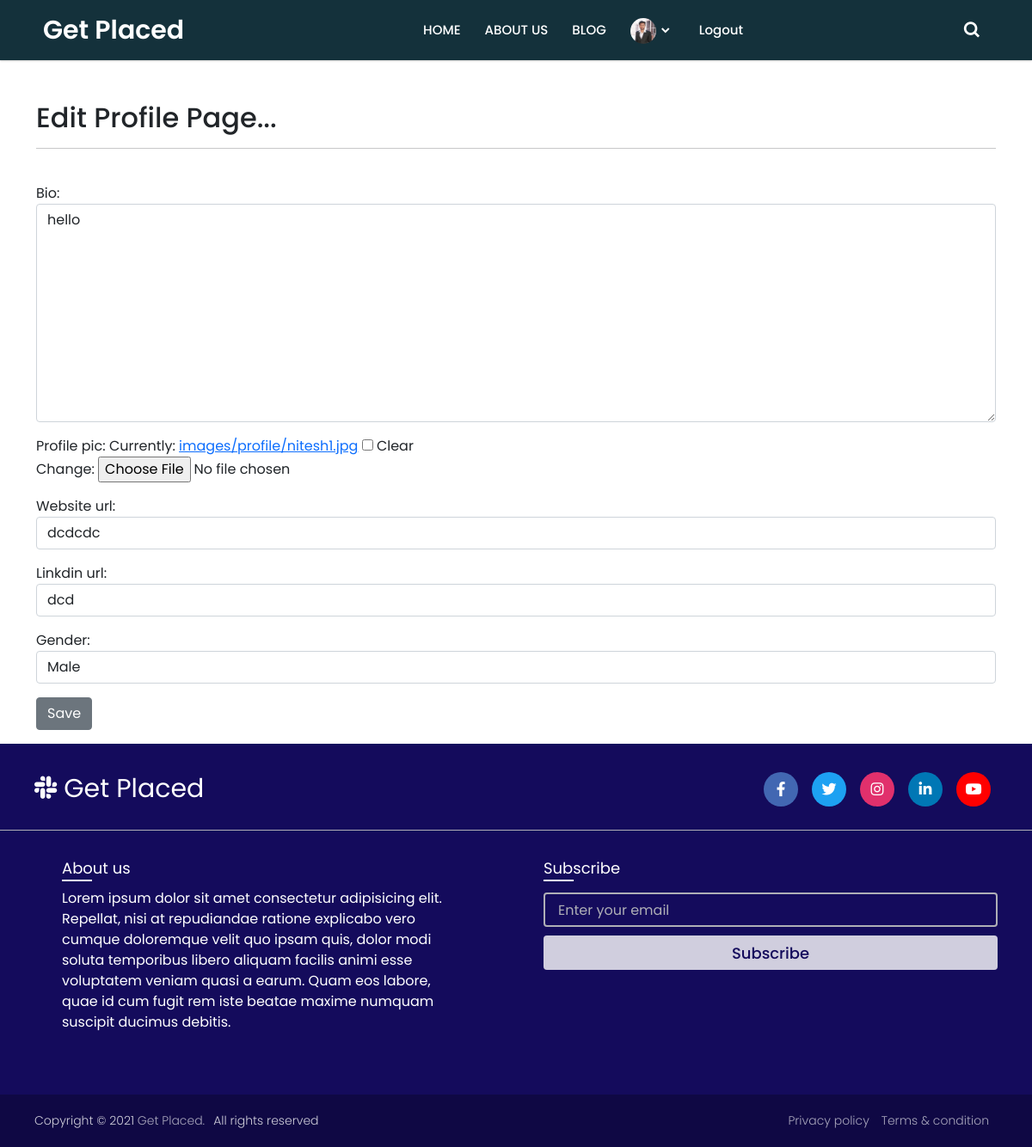
The page /1/edit_profile/ (signed in) on the database as committed earlier.
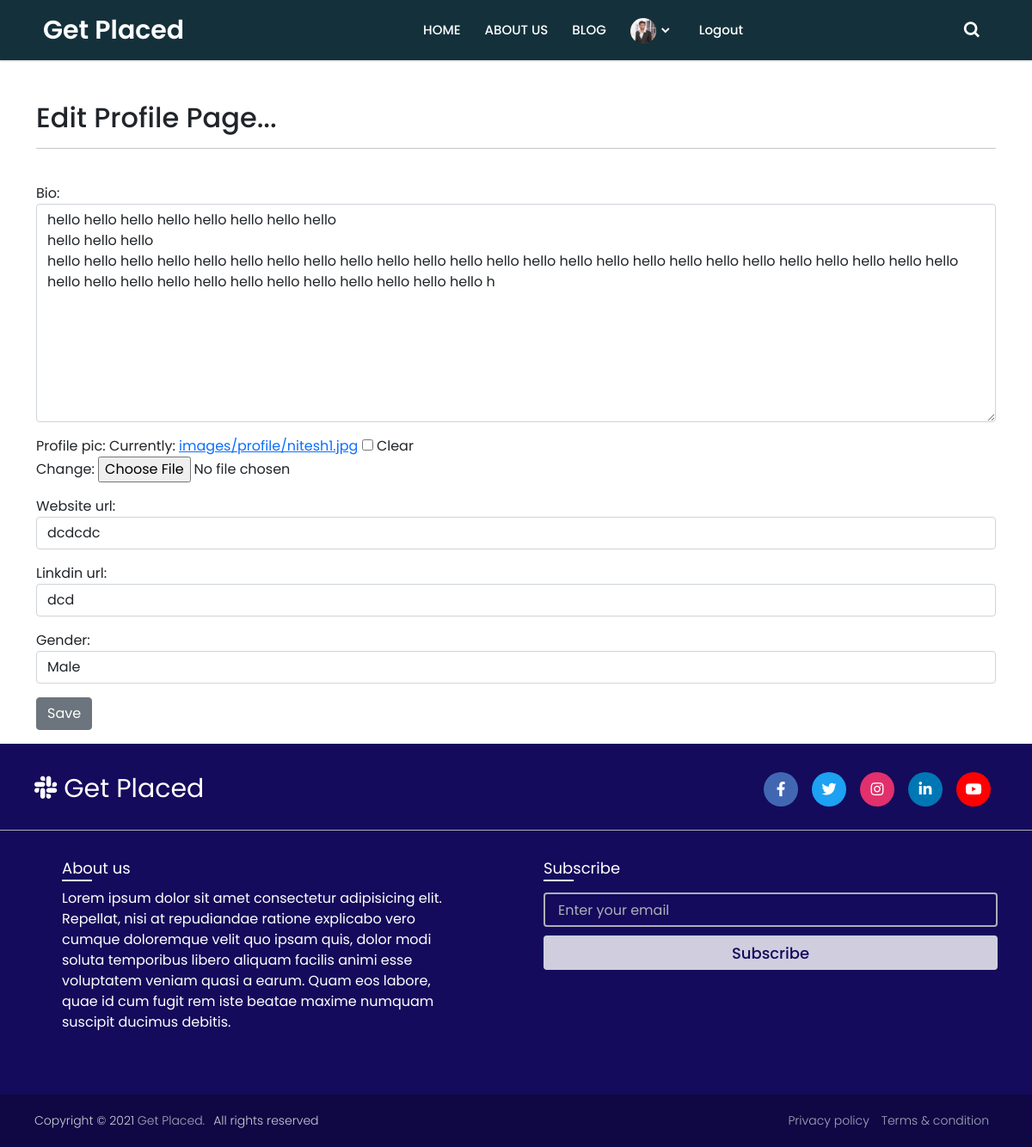
The same page on the database as committed later.
### app/models.py (models this page shows, shortened)
class Profile(models.Model):
    user = models.OneToOneField(User,null=True, on_delete=models.CASCADE)
    bio = models.TextField()
    profile_pic = models.ImageField(null=True, blank=True, upload_to="images/profile/")
    website_url = models.CharField(max_length=255,null=True, blank=True)
    linkdin_url = models.CharField(max_length=255,null=True, blank=True)
    Gender = models.CharField(choices=GENDER,max_length=50)

### app/views.py (the view)
# urls.py: path('<int:pk>/edit_profile/',views.EditProfilePageView.as_view(),name="edit_profile"),
class EditProfilePageView(UpdateView):
    model = Profile
    form_class = EditProfileFormPage
    template_name = 'account/edit_profile_page.html'
    success_url = reverse_lazy('home')

### app/forms.py
class EditProfileFormPage(forms.ModelForm):
    class Meta:
        model = Profile
        fields =  ('bio','profile_pic','website_url','linkdin_url','Gender')
        widgets = {
                'bio': forms.Textarea(attrs={'class':'form-control','placeholder':'Write a summary about you...'}),
                'website_url': forms.TextInput(attrs={'class':'form-control'}),
                'Gender': forms.Select(attrs={'class':'form-control'}),
                'linkdin_url': forms.TextInput(attrs={'class':'form-control'}),
        }

### app/templates/account/edit_profile_page.html (shortened to what this page needs)
{% extends "app/base.html" %}
{% block main-content %}
{% if user.is_authenticated %}
{% if user.id == profile.user.id %}
<div class="container">
        <h2>Edit Profile Page...</h2><hr><br>
        <div class="form-group mb-3">
            <form action="" method="POST" enctype="multipart/form-data">
            {{form.as_p}}
            <input value="Save" type="submit" class="btn btn-secondary">
            </form>
        </div>
</div>
{% else %}
<h3>You are not the correct user</h3>
{% endif %}
{% else %}
   you're not allowed here
{% endif %}
{% endblock main-content %}

Rows that differ between the two databases and show on the page:
changed Profile "dcdcdc": bio "hello" → "hello hello hello hello hello hello hello hello hello hello hello hello hello hello hello hello hello hello hello hello hello hello hello hello hello hello hello hello hello hello hello hello hello hello hello hello hello hello hello hello hello hello hello hello hello hello hello hello h"
